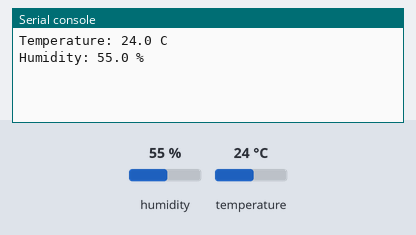
Bench run of a program on a simulated MicroPython board. On the bench: the last lines printed to the serial console. The test bench sets the inputs (shaded band); at power-on: humidity 55 %, temperature 24 °C.

Above: at 1.2 s.
1.3 s: humidity set to 22 %
At 2.7 s:
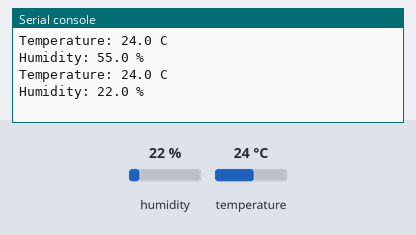
4.0 s: temperature set to 12 °C
At 5.1 s:
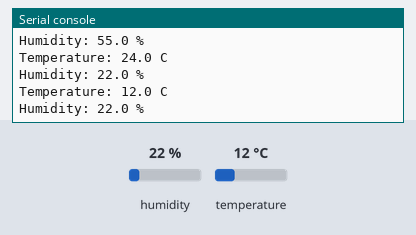
6.7 s: humidity set to 40 %
At 8.6 s:
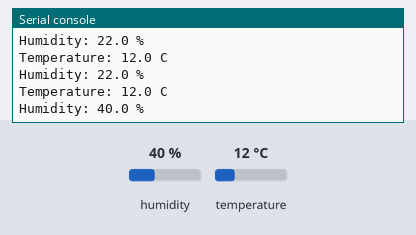
Timing chart, 0 to 10.1 s (numbered marks = the images above; inputs shaded):
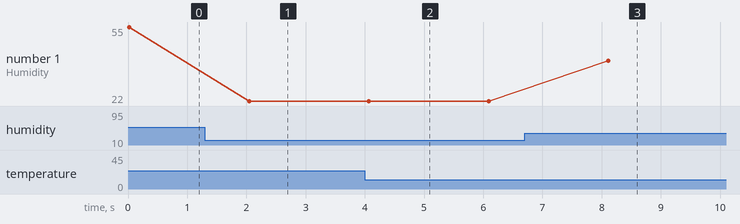

The program:

DHT22.py
```python
# -*- coding: utf-8 -*-
"""
DHT22 Sensor MicroPython
@author: User
"""
import machine
import dht
import time

dht_pin = machine.Pin(15)
dht_sensor = dht.DHT22(dht_pin)

def read_dht22():
    dht_sensor.measure()
    temp = dht_sensor.temperature()
    hum = dht_sensor.humidity()
    return temp, hum

while True:
    temperature, humidity = read_dht22()
    print("Temperature:", temperature, "C")
    print("Humidity:", humidity, "%")
    time.sleep(2)
```

Measured:
- after the input at 1.3 s, the serial console: prints a new line after 0.75 s (image 1)
- after the input at 4.0 s, the serial console: prints a new line after 0.07 s (image 2)
- after the input at 6.7 s, the serial console: prints a new line after 1.4 s (image 3)
- plotted number 1: 55 → 22 after the input at 1.3 s, 22 → 40 after the input at 6.7 s
